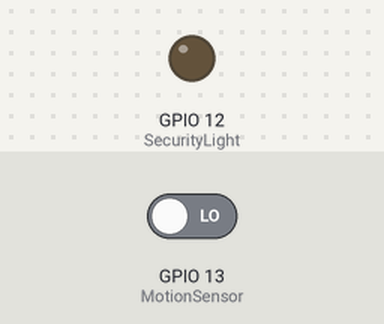
Bench run of a sketch on a simulated ESP8266 (NodeMCU). On the bench: output pins drawn as LEDs (lit = HIGH). Dashed ring = blinking. Inputs (shaded band) come from the test bench; at power-on: GPIO 13 (MotionSensor) LOW. WiFi joins after 1.5 s; servers stay silent unless stated; no MQTT or app messages arrive unless stated; what the sketch prints to the serial monitor is not drawn.

Above: at 2.8 s.
2.9 s: GPIO 13 (MotionSensor) driven HIGH
At 3.35 s:
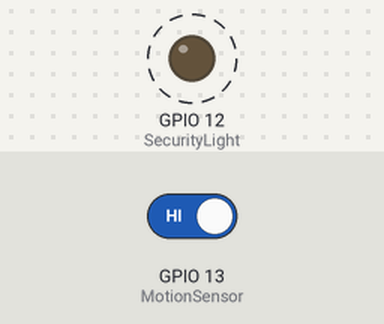
6.2 s: GPIO 13 (MotionSensor) driven LOW
At 7.2 s:
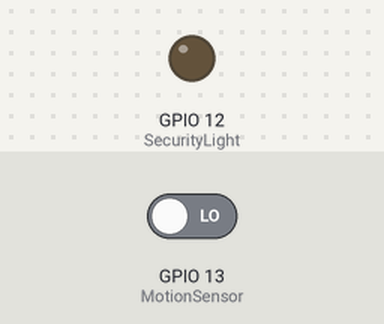
Timing chart, 0 to 9.2 s (numbered marks = the images above; inputs shaded):
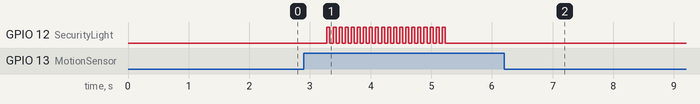

Measured:
- after the input at 2.9 s, GPIO 12 (SecurityLight): alternates HIGH for 0.05 s and LOW for 0.05 s, 40 changes in all, then stays LOW, starting after 0.38 s
- after the input at 6.2 s, GPIO 12 (SecurityLight): stops changing and stays LOW

The sketch:

Security.ino
```cpp
/*************************************************************************************
 *                                                                                   *
 *                                                                                   *
 *                                                                                   *
 *                                                                                   *
 ************************************************************************************/
#include <Adafruit_MQTT.h>
#include <Adafruit_MQTT_Client.h>
#include <ESP8266WiFi.h>
#include <String.h>

/**** PREPROCESSOR DIRECTIVES ****/
#define ROUTER_SSID "ikeNet"
#define ROUTER_PASSWORD "d1x0ut4harambe"
#define MQTT_SERVER "192.168.200.186"
#define MQTT_PORT 1883
#define MQTT_USERNAME ""
#define MQTT_PASSWORD ""
#define MotionSensor 13
#define SecurityLight 12
/**** CREATE MQTT CLIENT ****/
WiFiClient client;
Adafruit_MQTT_Client mqtt(&client, MQTT_SERVER, MQTT_PORT, MQTT_USERNAME, MQTT_PASSWORD);

/**** DECLARE MQTT FEEDS ****/

Adafruit_MQTT_Publish motion = Adafruit_MQTT_Publish(&mqtt, MQTT_USERNAME "home/motion");
//SUBSCRIBE
Adafruit_MQTT_Subscribe security_light = Adafruit_MQTT_Subscribe(&mqtt, MQTT_USERNAME "home/security_light");

/*************************************************************************************************/

void setup() {
    Serial.begin(9600);
    connectWiFi();
    //SUBSCRIBE TO FEED
    mqtt.subscribe(&security_light);
    pinMode(MotionSensor, INPUT);
    pinMode(SecurityLight, OUTPUT);
}
/*************************************************************************************************/
void soundAlarm(){
  for(int i = 0; i <20; i++){
    digitalWrite(SecurityLight, HIGH);
    delay(50);
    digitalWrite(SecurityLight, LOW);
    delay(50);
  }
}
void loop() {
  motion.publish(1);
  delay(300);
  //CONNECT TO MQTT
  mqttConnect();
  Serial.println(digitalRead(MotionSensor));

  if(digitalRead(MotionSensor) == HIGH){
    motion.publish(1); //publish motion and the RPI will give it a timestamp
    soundAlarm();
  }
  else{
    digitalWrite(SecurityLight, LOW);

  }
  //READ SUBSCRIPTION
  Adafruit_MQTT_Subscribe *subscription;
  while ((subscription = mqtt.readSubscription(1000))) {
    if (subscription == &security_light) {
      char *message = (char *)security_light.lastread;
      if((String)message == "on"){
        digitalWrite(SecurityLight, HIGH);
      }
      else if((String)message == "off"){
        digitalWrite(SecurityLight, LOW);

      }
    }
  }
}
/*************************************************************************************************/
//FUNCTION|CONNECT TO MQTT SERVER IF NOT CONNECTED
void mqttConnect(){
    if(mqtt.connected()){
      return;
    }
    else{
      mqtt.connect();
    }
}
/*************************************************************************************************/
//FUNCTION|CONNECT TO WIFI
void connectWiFi(){
      Serial.println("Trying to Connect to WiFi");
      WiFi.begin(ROUTER_SSID,ROUTER_PASSWORD);
    while (WiFi.status() != WL_CONNECTED) {
        Serial.print(".");
        delay(400);
    }
    if(WiFi.isConnected()) {
        Serial.println("");
        Serial.println("Connection Successful!");
        Serial.print("IP address: ");
        Serial.println(WiFi.localIP());
        Serial.print("Default Gateway IP: ");
        Serial.println(WiFi.gatewayIP().toString());
    }
    else {
        Serial.println("");
        Serial.println("Connection Failed");
    }
}
/*************************************************************************************************/
```
